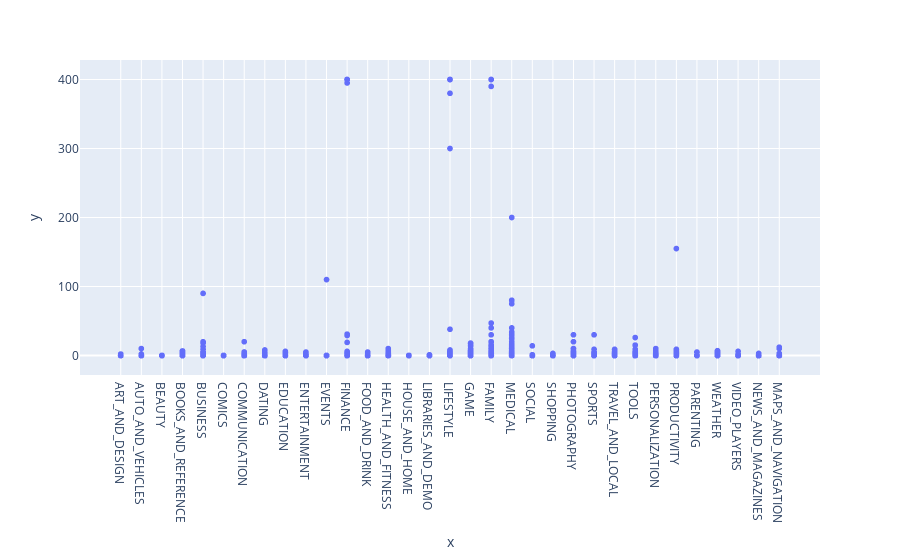

Notebook cell for this chart:
### Code cell
px.scatter(y=df['Price'],x=df['Category']) # The most expensive application is worth $400 and it's in the lifestyle Category

### Figure 1 — Plotly figure (JSON) as saved in the notebook; plotly's stock layout.template omitted (floating-point values rounded to 4 significant figures; data arrays with more than 128 entries replaced by an {"elided": "..."} marker saying what was removed)
{"data": [{"hovertemplate": "x=%{x}<br>y=%{y}<extra></extra>", "legendgroup": "", "marker": {"color": "#636efa", "symbol": "circle"}, "mode": "markers", "name": "", "showlegend": false, "type": "scattergl", "x": {"elided": "10841 str values"}, "xaxis": "x", "y": {"elided": "10841 float values"}, "yaxis": "y"}], "layout": {"legend": {"tracegroupgap": 0}, "margin": {"t": 60}, "xaxis": {"anchor": "y", "domain": [0, 1], "title": {"text": "x"}}, "yaxis": {"anchor": "x", "domain": [0, 1], "title": {"text": "y"}}}}
